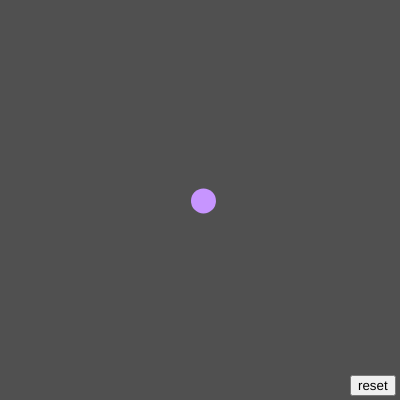
Frame 1 (no input)
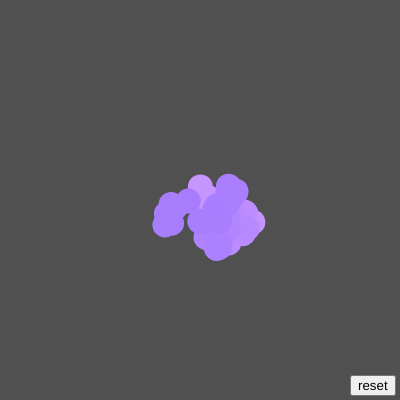
Frame 60 (no input)
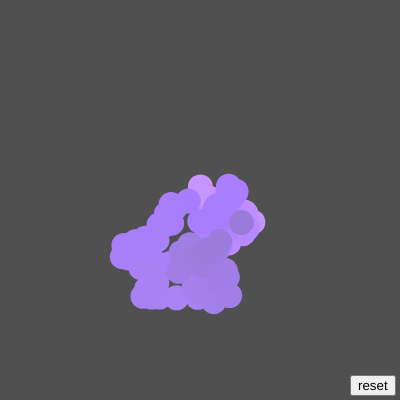
Frame 120 (the mouse pressed at the canvas centre since frame 60)

The p5.js sketch that drew these frames (run headless with seeded random() and noise() and a simulated clock; from frame 60 on, the mouse is pressed at the canvas centre):

// p5.js sketch
// ── sketch.js
let bally = 200; //ball x cor
let ballx = 200; //ball y cor
//two color variables, we use 2 colors to have more variety in the color
let c1 = 100 ;
let c2 = 100;
let button;

function setup() {
  createCanvas(400, 400);
    background(80);
            button = createButton('reset'); //gives value to reset button
  button.position(width-50,height-25);
  button.mousePressed(reset);
}

function draw() {
  //randomly moves the ball between -25,25 and keeps the ball within the bounds of the canvas
  if (bally > 12.5) {
  bally += random(-25);
  }
  if (ballx > 12.5) {
  ballx += random(-25);
  }
  if (bally < height-12.5) {
    bally += random(25);
  }
  if (ballx < width-12.5) {
  ballx += random(25);
  }
  //adds to the color variables for the ball depending on what quadrant of hte plane they are in
  if (bally < height/2) {
    c1 += 0.35
}
  if (bally > height/2) {
    c1 -= 0.35
  }
  if (ballx < width/2) {
    c2 += 0.35
  }
  if (ballx > width/2) {
    c2 -= 0.35
  }
  //keeps the colors from getting too dark or too light by adding or subtracting if they get too dark or light
  if (c1 > 150) {
    c1 -= 10
  }
  if (c2 > 150) {
    c2 -= 10
  }
  if (c1 < 50) {
    c1 += 10
  }
  if (c2 < 50) {
    c2 += 10
  }
  noStroke()
  //fills color of ellipse with the different colors and draws ellipse
  fill(c1 + c2, c1 * 0.5 + c2, c1 * 2 + c2)
  ellipse(ballx, bally, 25, 25);
}

function reset() {
  clear()
  background(80);
}

// ── style.css
html, body {
  font-family: 'Cursive';
          background-color: #e1edf5
  margin: 0;
  padding: 0;
}

canvas {
  display: block;
}
